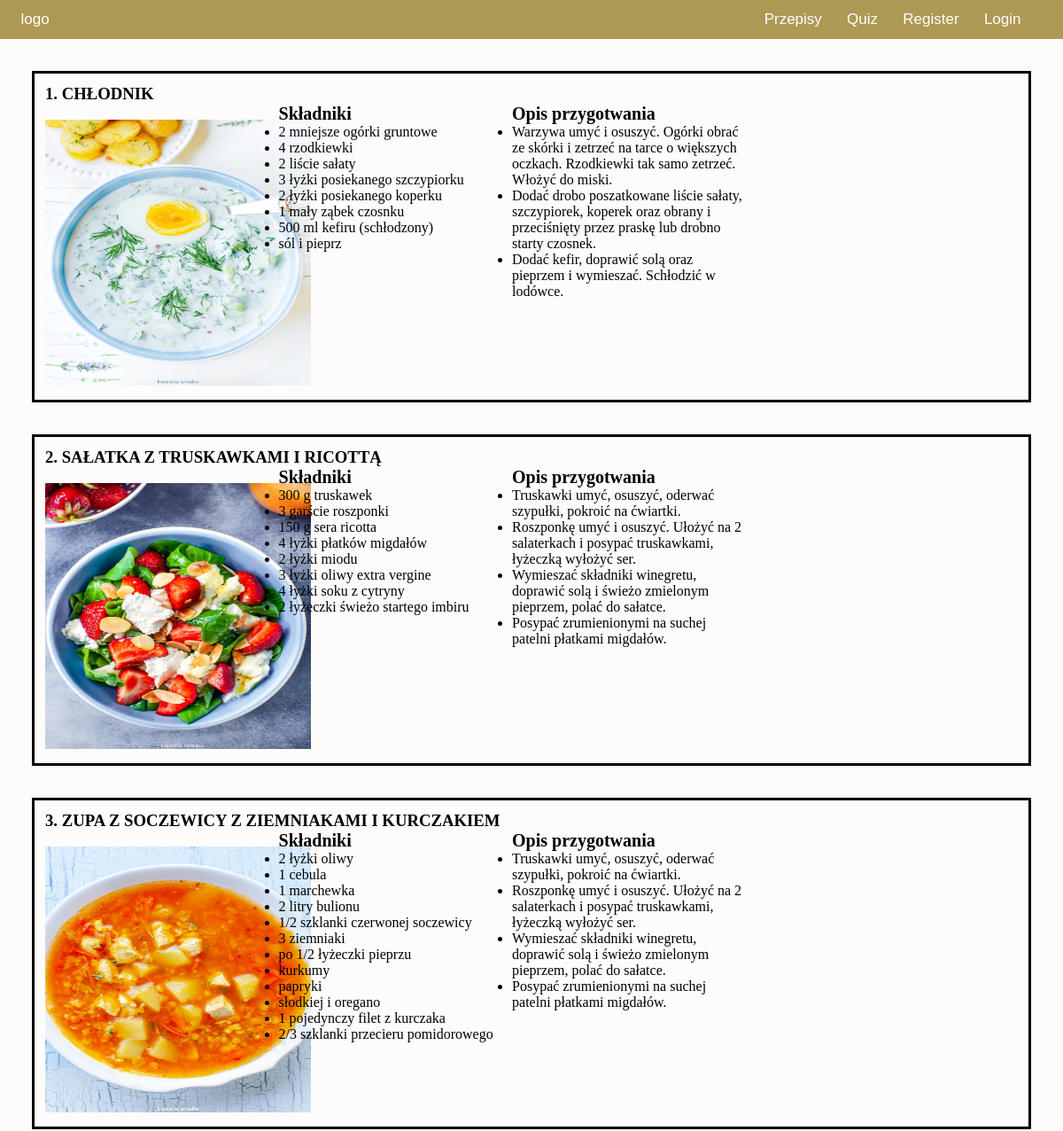
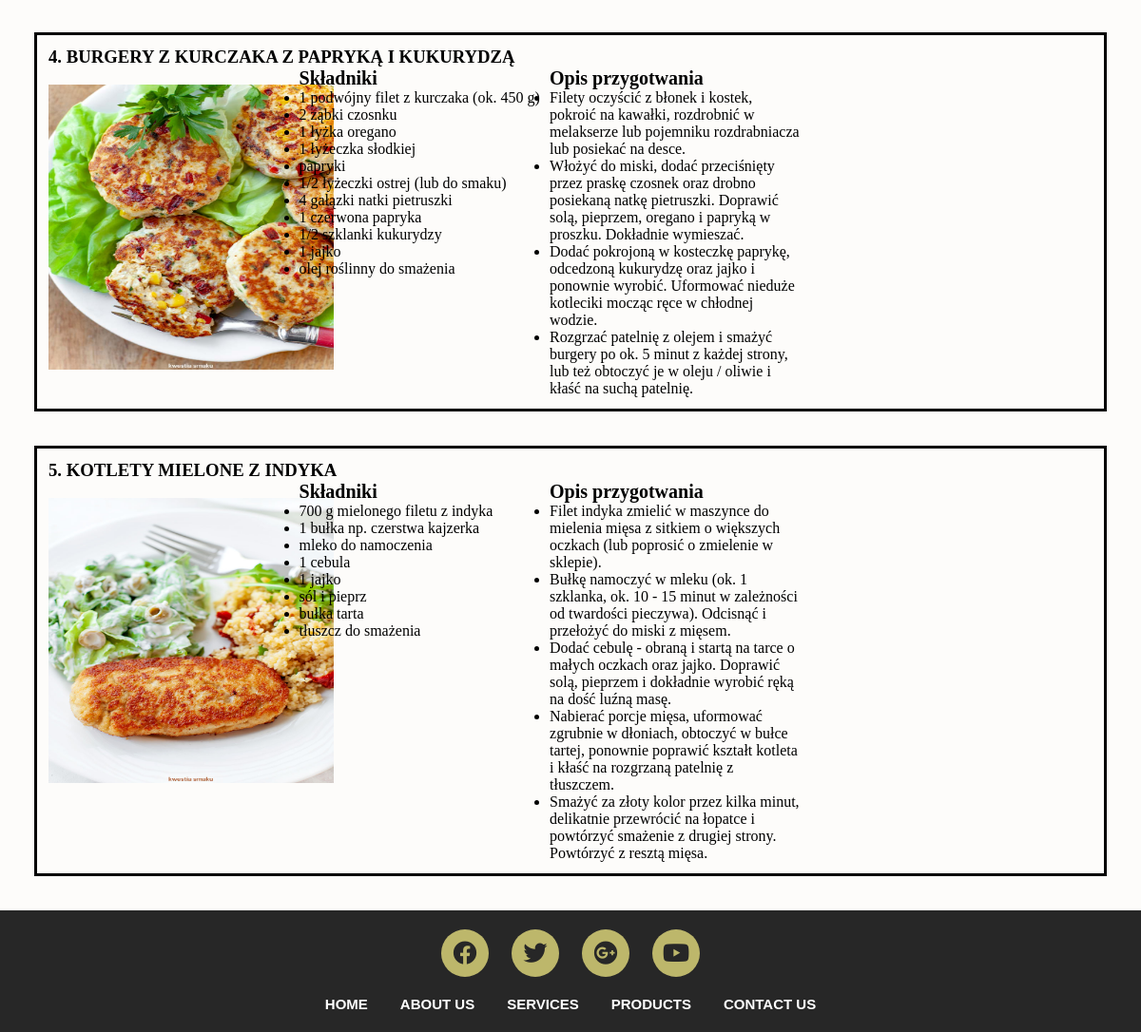
The app's page /recipe.php with its own data (2 pictures, top to bottom).
### tables this page shows
CREATE TABLE `przepisy` (
  `id_przep` int(11) NOT NULL,
  `nazwa` text NOT NULL,
  `przygotowanie` text NOT NULL,
  `skladniki` text NOT NULL,
  `img` text NOT NULL
);

### recipe.php (the view, shortened to what this page needs)
<!DOCTYPE html>
<html lang="pl-PL">
  <head>
    <link rel="stylesheet" type="text/css" href="./css/style1.css">
    <link rel="stylesheet" href="https://use.fontawesome.com/releases/v5.9.0/css/all.css">
  </head>
  <body>
    <?php
			if ((isset($_SESSION['zalogowany'])) && ($_SESSION['zalogowany']==true))
			{
				?>
				<div id="menu">
			    <ul>
			      <li>
			        <a href="index.php">logo</a>
			      </li>
			      <li>
			        <a href="przepisy.php">Przepisy</a>
			      </li>
						<li>
			        <a href="quiz.php">Quiz</a>
			      </li>
			      <li>
			        <a href="panel.php"><?php echo $_SESSION['user'] ?></a>
			      </li>
						<li>
						<a href="logout.php">Wyloguj się!</a>
						</li>
			    </ul>
			  </div>
					<?php
			}
			else
			{
				?>
				<div id="menu">
					<ul>
						<li>
							<a href="index.php">logo</a>
						</li>
						<li>
							<a href="przepisy.php">Przepisy</a>
						</li>
						<li>
							<a href="quiz.php">Quiz</a>
						</li>
						<li>
							<a href="register.php">Register</a>
						</li>
						<li>
							<a href="login.php">Login</a>
						</li>
					</ul>
				</div>
				<?php
			}
		?>
  <div id="examform">
      <?php
      require_once "connect.php";
        $conn = new mysqli($host, $db_user, $db_password, $db_name);
        $sql = "SELECT * FROM przepisy";
        $result = $conn->query($sql);
        $licz=1;
        if ($result->num_rows > 0) {
            while($row = $result->fetch_assoc()) {
              $skladniki  = $row["skladniki"];
              $pieces = explode(",", $skladniki);
              $ile = count($pieces);
              $opis  = $row["przygotowanie"];
              $opis2 = explode(";", $opis);
              $ile2 = count($opis2);
                ?>
                <form action="" method="post">
                <div class="row">
                <h3><?php echo $licz.'. '.$row["nazwa"]; ?></h3>
                <div class="column">
                <br><img src="img/<?php echo $row["img"]; ?>.jpg" width="300" height="300" alt="zdjecie">
                </div>
                <div class="column">
                  <p>Składniki</p>
                <ul>
                  <?php
                  for ($i = 0; $i < $ile; $i++) {
                      echo "<li>".$pieces[$i]."</li>";
                  }
                  ?>
                </ul>
                </div>
                <div class="column">
                  <p>Opis przygotwania</p>
                <ul>
                  <?php
                  for ($i = 0; $i < $ile2; $i++) {
                      echo "<li>".$opis2[$i]."</li>";
                  }
                  ?>
                </ul>
                  </div>
                </div>
              </div>
            </form>
            <?php
              $licz++;
            }
            ?>
              <?php
        } else {
            echo "0 results";
        }
        ?>
  <div class="big-foot">
    <div class="footer-social-icons">
      <ul>
        <li><a href="#" target="blank"><i class="fab fa-facebook"></i></a></li>
        <li><a href="#" target="blank"><i class="fab fa-twitter"></i></a></li>
        <li><a href="#" target="blank"><i class="fab fa-google-plus"></i></a></li>
        <li><a href="#" target="blank"><i class="fab fa-youtube"></i></a></li>
      </ul>
    </div>
    <div class="footer-menu">
      <ul>
        <li><a href="#">Home</a></li>
        <li><a href="#">About us</a></li>
        <li><a href="#">Services</a></li>
        <li><a href="#">Products</a></li>
        <li><a href="#">Contact us</a></li>
      </ul>
    </div>
  </div>
  </body>
</html>

### css/style1.css (style rules this page uses)
body { background-color:#fdfcfa; }
.row { padding-left: 25%; border: 3px solid; padding: 1%; margin: 3%; }
.row > .column > p { font-size: 20px; font-weight: bold; }
.column { float: left; width: 24%; }
.row:after { content: ""; display: table; clear: both; }
* { margin: 0; padding: 0; }
#menu { background-color: #ad9854; width: 100%; padding-top: 1%; padding-bottom: 1%; text-align:right; }
#menu > ul > li { display: inline; padding-right:2%; font-size: 17px; font-family: Arial; }
#menu > ul > li:first-child { float: left; padding-left: 2%; }
#menu > ul { padding-right:2%; }
#menu > ul > li > a { color: white; text-decoration: none; }
.big-foot { width: 100%; height: auto; margin: auto; background: #272727; padding: 20px 0px; }
.footer-social-icons { width: 100%; height: auto; margin: auto; }
.footer-social-icons ul { margin: 0px; padding: 0px; text-align: center; }
.footer-social-icons ul li { display: inline-block; width: 50px; height: 50px; margin: 0px 10px; border-radius: 100%; background: #bdb76b; }
.footer-social-icons ul li a { color:#272727; font-size: 25px; display: block; }
.footer-social-icons ul li a i { line-height: 50px; }
.footer-menu { width: 100%; height: auto; margin:auto; margin-top: 20px; }
.footer-menu ul { margin-left: 0px; padding: 0px; text-align: center; }
.footer-menu ul li { display: inline-block; margin: 0px 15px; }
.footer-menu ul li a { font-family:arial; font-size:15px; font-weight: 600; color:#fff; text-transform: uppercase; }
a { text-decoration: none; outline:none; }

### records on screen
przepisy: nazwa "CHŁODNIK", img (picture), skladniki "2 mniejsze ogórki gruntowe", skladniki "4 rzodkiewki", skladniki "2 liście sałaty", skladniki "3 łyżki posiekanego szczypiorku", skladniki "2 łyżki posiekanego koperku", skladniki "1 mały ząbek czosnku", skladniki "500 ml kefiru (schłodzony)", skladniki "sól i pieprz", przygotowanie "Warzywa umyć i osuszyć. Ogórki obrać ze skórki i zetrzeć na tarce o większych oczkach. Rzodkiewki tak samo zetrzeć. Włożyć do miski.", przygotowanie "Dodać drobo poszatkowane liście sałaty, szczypiorek, koperek oraz obrany i przeciśnięty przez praskę lub drobno starty czosnek.", przygotowanie "Dodać kefir, doprawić solą oraz pieprzem i wymieszać. Schłodzić w lodówce."
przepisy: nazwa "SAŁATKA Z TRUSKAWKAMI I RICOTTĄ", img (picture), skladniki "300 g truskawek", skladniki "3 garście roszponki", skladniki "150 g sera ricotta", skladniki "4 łyżki płatków migdałów", skladniki "2 łyżki miodu", skladniki "3 łyżki oliwy extra vergine", skladniki "4 łyżki soku z cytryny", skladniki "2 łyżeczki świeżo startego imbiru", przygotowanie "Truskawki umyć, osuszyć, oderwać szypułki, pokroić na ćwiartki.", przygotowanie "Roszponkę umyć i osuszyć. Ułożyć na 2 salaterkach i posypać truskawkami, łyżeczką wyłożyć ser.", przygotowanie "Wymieszać składniki winegretu, doprawić solą i świeżo zmielonym pieprzem, polać do sałatce.", przygotowanie "Posypać zrumienionymi na suchej patelni płatkami migdałów."
przepisy: nazwa "ZUPA Z SOCZEWICY Z ZIEMNIAKAMI I KURCZAKIEM", img (picture), skladniki "2 łyżki oliwy", skladniki "1 cebula", skladniki "1 marchewka", skladniki "2 litry bulionu", skladniki "1/2 szklanki czerwonej soczewicy", skladniki "3 ziemniaki", skladniki "po 1/2 łyżeczki pieprzu", skladniki "kurkumy", skladniki "papryki", skladniki "słodkiej i oregano", skladniki "1 pojedynczy filet z kurczaka", skladniki "2/3 szklanki przecieru pomidorowego", przygotowanie "Truskawki umyć, osuszyć, oderwać szypułki, pokroić na ćwiartki.", przygotowanie "Roszponkę umyć i osuszyć. Ułożyć na 2 salaterkach i posypać truskawkami, łyżeczką wyłożyć ser.", przygotowanie "Wymieszać składniki winegretu, doprawić solą i świeżo zmielonym pieprzem, polać do sałatce.", przygotowanie "Posypać zrumienionymi na suchej patelni płatkami migdałów."
przepisy: nazwa "BURGERY Z KURCZAKA Z PAPRYKĄ I KUKURYDZĄ", img (picture), skladniki "1 podwójny filet z kurczaka (ok. 450 g)", skladniki "2 ząbki czosnku", skladniki "1 łyżka oregano", skladniki "1 łyżeczka słodkiej", skladniki "papryki", skladniki "1/2 łyżeczki ostrej (lub do smaku)", skladniki "4 gałązki natki pietruszki", skladniki "1 czerwona papryka", skladniki "1/2 szklanki kukurydzy", skladniki "1 jajko", skladniki "olej roślinny do smażenia", przygotowanie "Filety oczyścić z błonek i kostek, pokroić na kawałki, rozdrobnić w melakserze lub pojemniku rozdrabniacza lub posiekać na desce.", przygotowanie "Włożyć do miski, dodać przeciśnięty przez praskę czosnek oraz drobno posiekaną natkę pietruszki. Doprawić solą, pieprzem, oregano i papryką w proszku. Dokładnie wymieszać.", przygotowanie "Dodać pokrojoną w kosteczkę paprykę, odcedzoną kukurydzę oraz jajko i ponownie wyrobić. Uformować nieduże kotleciki mocząc ręce w chłodnej wodzie.", przygotowanie "Rozgrzać patelnię z olejem i smażyć burgery po ok. 5 minut z każdej strony, lub też obtoczyć je w oleju / oliwie i kłaść na suchą patelnię."
przepisy: nazwa "KOTLETY MIELONE Z INDYKA", img (picture), skladniki "700 g mielonego filetu z indyka", skladniki "1 bułka np. czerstwa kajzerka", skladniki "mleko do namoczenia", skladniki "1 cebula", skladniki "1 jajko", skladniki "sól i pieprz", skladniki "bułka tarta", skladniki "tłuszcz do smażenia", przygotowanie "Filet indyka zmielić w maszynce do mielenia mięsa z sitkiem o większych oczkach (lub poprosić o zmielenie w sklepie).", przygotowanie "Bułkę namoczyć w mleku (ok. 1 szklanka, ok. 10 - 15 minut w zależności od twardości pieczywa). Odcisnąć i przełożyć do miski z mięsem.", przygotowanie "Dodać cebulę - obraną i startą na tarce o małych oczkach oraz jajko. Doprawić solą, pieprzem i dokładnie wyrobić ręką na dość luźną masę.", przygotowanie "Nabierać porcje mięsa, uformować zgrubnie w dłoniach, obtoczyć w bułce tartej, ponownie poprawić kształt kotleta i kłaść na rozgrzaną patelnię z tłuszczem.", przygotowanie "Smażyć za złoty kolor przez kilka minut, delikatnie przewrócić na łopatce i powtórzyć smażenie z drugiej strony. Powtórzyć z resztą mięsa."
